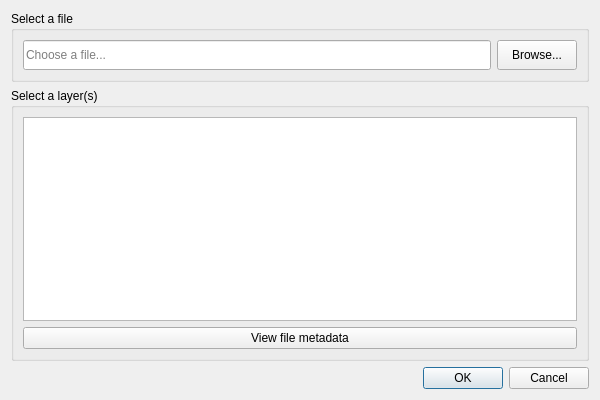
<?xml version="1.0" encoding="UTF-8"?>
<ui version="4.0">
 <class>DlgLoadData</class>
 <widget class="QDialog" name="DlgLoadData">
  <property name="windowModality">
   <enum>Qt::ApplicationModal</enum>
  </property>
  <property name="geometry">
   <rect>
    <x>0</x>
    <y>0</y>
    <width>600</width>
    <height>400</height>
   </rect>
  </property>
  <property name="windowTitle">
   <string>Open a trends.earth file</string>
  </property>
  <layout class="QGridLayout" name="gridLayout">
   <item row="4" column="0">
    <widget class="QDialogButtonBox" name="buttonBox">
     <property name="standardButtons">
      <set>QDialogButtonBox::Cancel|QDialogButtonBox::Ok</set>
     </property>
    </widget>
   </item>
   <item row="1" column="0">
    <widget class="QGroupBox" name="groupBox">
     <property name="title">
      <string>Select a layer(s)</string>
     </property>
     <layout class="QVBoxLayout" name="verticalLayout_2">
      <item>
       <widget class="QListView" name="layers_view">
        <property name="sizePolicy">
         <sizepolicy hsizetype="Expanding" vsizetype="Expanding">
          <horstretch>0</horstretch>
          <verstretch>0</verstretch>
         </sizepolicy>
        </property>
        <property name="selectionMode">
         <enum>QAbstractItemView::ExtendedSelection</enum>
        </property>
       </widget>
      </item>
      <item>
       <widget class="QPushButton" name="btn_view_metadata">
        <property name="text">
         <string>View file metadata</string>
        </property>
       </widget>
      </item>
     </layout>
    </widget>
   </item>
   <item row="0" column="0">
    <widget class="QGroupBox" name="data_file_box">
     <property name="title">
      <string>Select a file</string>
     </property>
     <layout class="QHBoxLayout" name="horizontalLayout">
      <item>
       <widget class="QLineEdit" name="file_lineedit">
        <property name="minimumSize">
         <size>
          <width>0</width>
          <height>30</height>
         </size>
        </property>
        <property name="placeholderText">
         <string>Choose a file...</string>
        </property>
       </widget>
      </item>
      <item>
       <widget class="QPushButton" name="file_browse_btn">
        <property name="minimumSize">
         <size>
          <width>0</width>
          <height>30</height>
         </size>
        </property>
        <property name="text">
         <string>Browse...</string>
        </property>
       </widget>
      </item>
     </layout>
    </widget>
   </item>
  </layout>
 </widget>
 <resources/>
 <connections/>
</ui>
